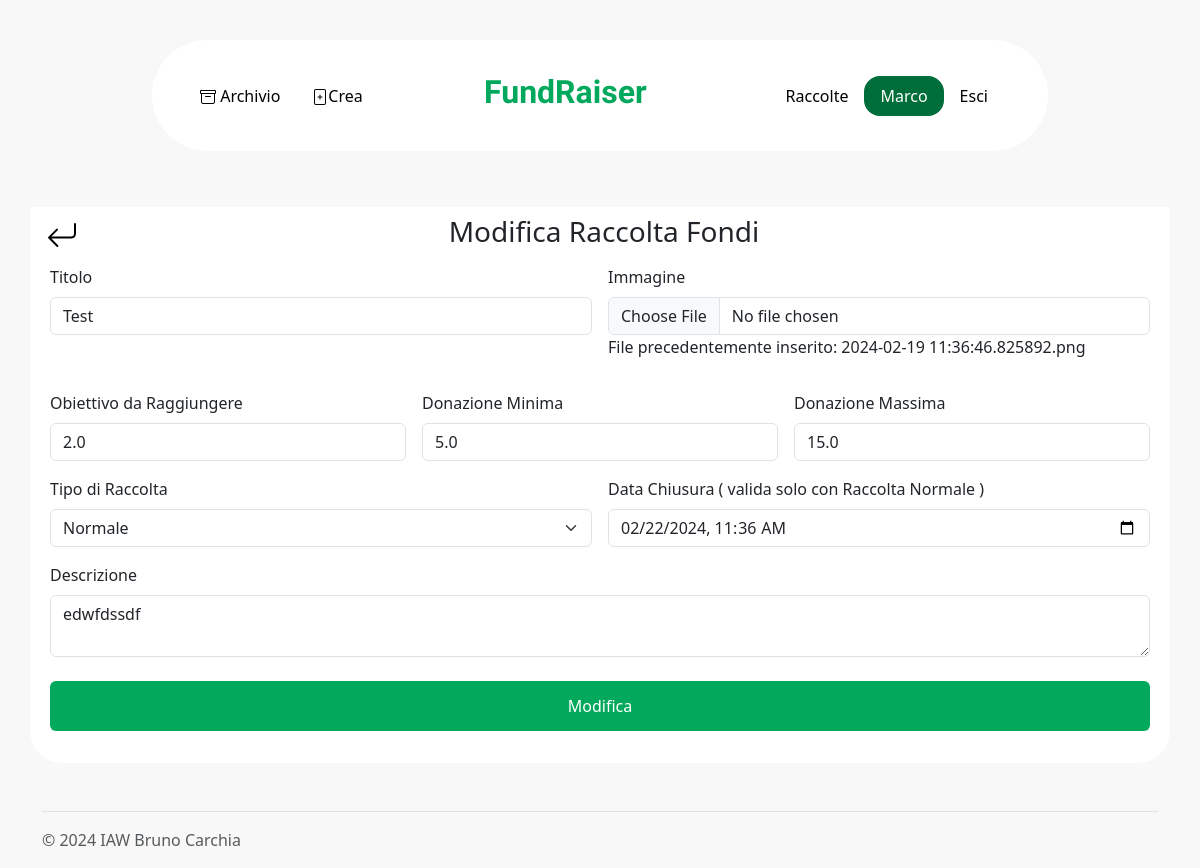
The app's page /me/fund/44/change (signed in) with its own data.
### tables this page shows
CREATE TABLE "users" (
	"id_user"	INTEGER NOT NULL UNIQUE,
	"email"	TEXT NOT NULL UNIQUE,
	"name"	TEXT NOT NULL,
	"surname"	TEXT NOT NULL,
	"password"	TEXT NOT NULL,
	PRIMARY KEY("id_user" AUTOINCREMENT)
);

CREATE TABLE "funds" (
	"title"	TEXT NOT NULL,
	"description"	TEXT NOT NULL,
	"image"	TEXT,
	"target"	REAL NOT NULL,
	"type"	TEXT NOT NULL,
	"max_donation"	REAL NOT NULL,
	"min_donation"	REAL NOT NULL,
	"start_timestamp"	TEXT NOT NULL,
	"end_timestamp"	TEXT NOT NULL,
	"id_fund"	INTEGER NOT NULL UNIQUE,
	"id_user"	INTEGER NOT NULL,
	FOREIGN KEY("id_user") REFERENCES "users"("id_user") ON DELETE CASCADE,
	PRIMARY KEY("id_fund" AUTOINCREMENT)
);

### app.py (the view)
@app.route('/me/fund/<int:id_fund>/change')
@login_required
def change_fund(id_fund):
  fund=dao.fund_dao.getFundByID(id_fund)
  if( not fund ):
      return abort(404,"Raccolta Fondi Non Trovata")
  if(datetime.datetime.strptime(fund['end_timestamp'],"%Y-%m-%d %H:%M:%S") < datetime.datetime.now() ):
    return abort(404,"Non puoi modificare una raccolta dati chiusa")
  if( fund['id_user'] != current_user.get_id() ):
    return abort(404,"Non puoi modificare una raccolta dati non tua")
  fund['end_timestamp'] = datetime.datetime.strptime(fund['end_timestamp'],"%Y-%m-%d %H:%M:%S").strftime("%Y-%m-%dT%H:%M")
  minDate=datetime.date.today()
  maxDate=(datetime.datetime.strptime(fund['start_timestamp'],"%Y-%m-%d %H:%M:%S") + datetime.timedelta(days=14)).strftime("%Y-%m-%d")
  return render_template('change_fund.html',fund=fund,minDate=minDate,maxDate=maxDate)

### app.py (called while the page is built)
@login_manager.user_loader
def load_user(user_id):
  db_user=dao.user_dao.get_user_by_id(user_id)
  user = User(id_user=db_user['id_user'],
               name=db_user['name'],
               surname=db_user['surname'],
               email=db_user['email'],
               password=db_user['password'])
  return user

### dao/fund_dao.py (called while the page is built)
def getFundByID(id_fund):
    connection = sqlite3.connect(config.DB_PATH)
    connection.row_factory = sqlite3.Row #per ottenere dei dizionari come risultati
    cursor = connection.cursor()
    sql = "SELECT * FROM funds WHERE id_fund = ?"
    cursor.execute(sql,(id_fund,))
    fund  = cursor.fetchone()
    if(fund):
        fund = dict(fund)
    cursor.close()
    connection.close()
    return fund

### dao/user_dao.py (called while the page is built)
def get_user_by_id(user_id):
    connection = sqlite3.connect(config.DB_PATH)
    connection.row_factory = sqlite3.Row #per ottenere dei dizionari come risultati
    cursor = connection.cursor()
    sql = "SELECT * FROM users WHERE id_user = ?"
    cursor.execute(sql,(user_id,))
    user  = cursor.fetchone()
    cursor.close()
    connection.close()
    return user

### models.py (called while the page is built)
    def get_id(self):
           return (self.id_user)

### templates/change_fund.html (shortened to what this page needs)
{% extends "base.html" %}
{% block links %}    <link rel="stylesheet" href="{{url_for('static',filename="/css/change_donation.css")}}"> {% endblock %}
{% block content %}
{% with errors = get_flashed_messages() %}
    <main>
      <div class="row pt-2">
        <div class="ms-1 col-3 d-flex align-items-center">
          <div>
            <a href="{{url_for("get_my_funds")}}">
        </a>
          </div>
        </div>
        <div class="col-6 text-center">
          <h3 class="text-capitalize">Modifica Raccolta Fondi</h3>
        </div>
      </div>
      <section>
        <form class="row g-3 needs-validation px-2 py-2" method="post" action="{{url_for('update',id_fund=fund['id_fund'])}}"   enctype="multipart/form-data" novalidate>
        <div class="col-md-6 position-relative">
          <label for="validationTooltip01" class="form-label">Titolo</label>
          <input
            type="text"
            class="form-control"
            name="title"
            id="validationTooltip01"
            value="{{ fund['title'] }}"
            required
          />
        </div>
    <div class="col-md-6 position-relative">
      <label for="validationTooltip02" class="form-label">Immagine</label>
      <input
          type="file"
          class="form-control"
          id="validationTooltip02"
          aria-label="immagine"
          name="image"
          accept="image/png, image/jpeg"
          value="{{ fund['image'] }}"
      />
      {% if fund['image'] %}
      <p>File precedentemente inserito: {{ fund['image']|e }}</p>
      {% endif %}
    </div>
        <div class="col-md-4 position-relative">
          <label for="validationTooltip03" class="form-label">Obiettivo da Raggiungere</label>
          <input
            type="number"
            class="form-control"
            name="target"
            step=".01"
            id="validationTooltip03"
            min="0"
            value="{{ fund['target']|e }}"
            required
          />
        </div>
        <div class="col-md-4 position-relative">
          <label for="validationTooltip04" class="form-label">Donazione Minima</label>
          <input
            type="number"
            class="form-control"
            name="min"
            step=".01"
            id="validationTooltip04"
            min="0"
            value="{{ fund['min_donation']|e }}"
            required
          />
        </div>
        <div class="col-md-4 position-relative">
          <label for="validationTooltip05" class="form-label">Donazione Massima</label>
          <input
            type="number"
            step=".01"
            class="form-control"
            name="max"
            id="validationTooltip05"
            min="0"
            value="{{ fund['max_donation']|e }}"
            required
          />
        </div>
        <div class="col-md-6 position-relative">
          <label for="validationTooltip06" class="form-label">Tipo di Raccolta</label>
          <select class="form-select"  name="type" aria-label="Default select example" id="validationTooltip06" required>
            <option {% if fund['type'] == 'normale' %} selected {% endif %} value="normale">Normale</option>
          </select>
        </div>
        <div class="col-md-6 position-relative">
          <label for="validationTooltip07" class="form-label">Data Chiusura ( valida solo con Raccolta Normale )</label>
          <input
            type="datetime-local"
            min="{{minDate}}"
            max="{{maxDate}}"
            class="form-control"
            name="end_timestamp"
            id="validationTooltip07"
            min="0"
            value="{{ fund['end_timestamp']|e }}"
          />
        </div>
        <div class="col-md-12 position-relative">
          <label for="validationTooltip08" class="form-label">Descrizione</label>
          <textarea
            placeholder="Descrizione della Raccolta Fondi"
            class="form-control"
            name="description"
            id="validationTooltip08"
            required>{{ fund['description']|e }}</textarea>
      </div>
          <div class="col-12 pt-2">
            <button class="btn btn-primary" type="submit" id="buttonSubmit">Modifica</button>
          </div>
        </form>
      </section>
    </main>
{% endwith %}
    {% endblock %}

### templates/base.html (shortened to what this page needs)
<!DOCTYPE html>
<html lang="it">
  <head>
    <link href="https://cdn.jsdelivr.net/npm/bootstrap@5.3.2/dist/css/bootstrap.min.css" rel="stylesheet">
    <link rel="stylesheet" href="{{ url_for("static",filename="css/base.css") }}">
    {% block links %}
    {% endblock %}
  </head>
  <body>
    <nav class="navbar">
      <div class="container maxWidthNav justify-content-center">
        <div class="row w-100 navbarInner align-items-center">
          <div class="col-12 col-md-4 nav responseSettings">
            <ul class="nav justify-content-end">
              <li class="nav-item">
                <a class="nav-link " href="{{ url_for('funds_closed') }}"> Archivio</a>
              </li>
              {% if current_user.is_authenticated %}
               <li class="nav-item">
                <a class="nav-link " href="{{url_for('get_new_fund')}}">
                Crea</a>
              </li>
              {% endif %}
            </ul>
          </div>
          <div class="col-12 col-md-3 text-center align-items-center responseSettings">
            <div>
              <h2 id="title"><a href="{{url_for('index')}}" class="p-0">FundRaiser</a></h2>
            </div>
          </div>
          <div class="col-12 col-md-5 nav align-items-center justify-content-end responseSettings">
            <ul class="nav">
              {% if current_user.is_authenticated == False %}
              <li class="nav-item">
                <a class="nav-link active" aria-current="page" href="{{ url_for("get_registration") }}">Registrati</a>
              </li>
              <li class="nav-item linkedActived">
                <a class="nav-link active" aria-current="page" href="{{ url_for("get_login") }}">Login</a>
              </li>
              {% else %}
              <li class="nav-item">
                <a class="nav-link " href="{{ url_for('get_my_funds') }}">Raccolte</a>
              </li>
              <li class="nav-item linkedActived">
                <a class="nav-link text-capitalize" href="{{ url_for('get_my_wallet') }}">{{ current_user.name }}</a>
              </li>
              <li class="nav-item">
                <a class="nav-link " href="{{ url_for('logout') }}">Esci</a>
              </li>
              {% endif %}
            </ul>
          </div>
        </div>
      </div>
    </nav>
    <div class="container pt-3">
      <div class="row" id="contentPart">
        {% block content %}{% endblock %}
      </div>
      <footer class="mt-5 border-top">
          <p class="mt-3 text-body-secondary">© 2024 IAW Bruno Carchia</p>
      </footer>
    </div>
  </body>
</html>

### static/css/base.css (style rules this page uses)
body { background-color: rgb(248, 248, 248); }
.navbarInner { background-color: #fff; border-top-left-radius: 6.25rem; border-top-right-radius: 6.25rem; border-bottom-right-radius: 6.25rem; border-bottom-left-radius: 6.25rem; padding: 2em; }
.maxWidthNav { width: 80%; padding:2em; }
.nav-item > a { color: black; }
#title > a { font-family: "Dosis", sans-serif; font-optical-sizing: auto; font-weight: 600; font-style: normal; color: rgb(2, 169, 92); text-decoration: none; }
.linkedActived { border-top-left-radius: 1em; border-top-right-radius: 1em; border-bottom-right-radius: 1em; border-bottom-left-radius: 1em; background-color: rgb(0, 110, 58); color: #fff; font-weight: 500; }
.linkedActived > a { color: #fff; }

### static/css/change_donation.css (style rules this page uses)
#buttonSubmit { width: 100%; background-color: rgb(2, 169, 92); border: #000; padding: 0.8em; }
.iconSize { height: 2em; width: 2em; }
a { color: #000; }
main { background-color: #fff; border-bottom-right-radius: 2em; border-bottom-left-radius: 2em; padding-bottom: 1.5em; padding-left: 0.5em; padding-right: 0.5em; }

### records on screen
users: name "Marco"
funds: title "Test", image "2024-02-19 11:36:46.825892.png", target "2.0", min "5.0", max "15.0", type "Normale", end_timestamp "02/22/2024 11:36", description "edwfdssdf"
